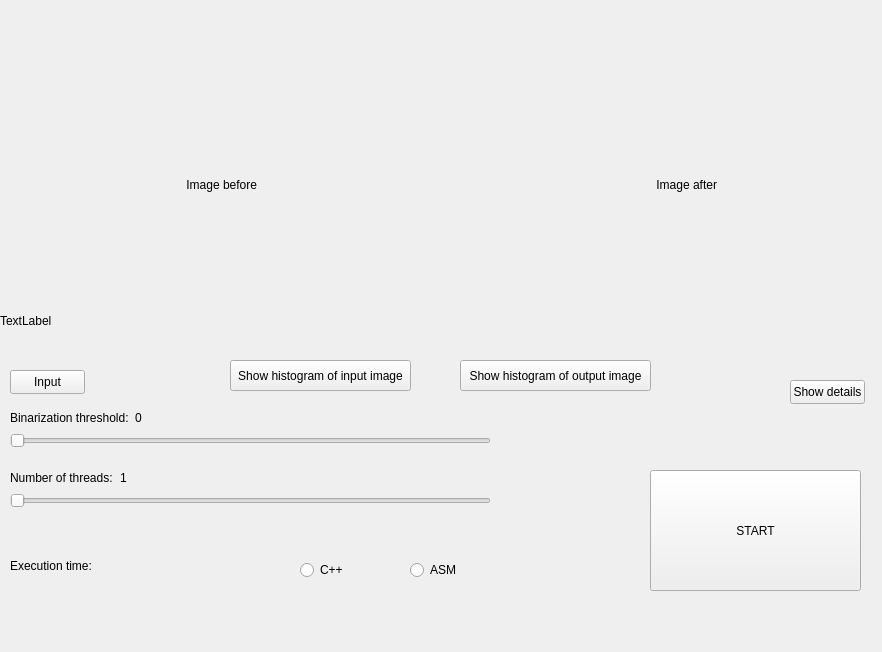
<?xml version="1.0" encoding="UTF-8"?>
<ui version="4.0">
 <class>BitmapBinarizationClass</class>
 <widget class="QMainWindow" name="BitmapBinarizationClass">
  <property name="geometry">
   <rect>
    <x>0</x>
    <y>0</y>
    <width>882</width>
    <height>652</height>
   </rect>
  </property>
  <property name="windowTitle">
   <string>BitmapBinarization</string>
  </property>
  <widget class="QWidget" name="centralWidget">
   <widget class="QLabel" name="inputImage">
    <property name="geometry">
     <rect>
      <x>10</x>
      <y>10</y>
      <width>400</width>
      <height>350</height>
     </rect>
    </property>
    <property name="text">
     <string>                                                     Image before</string>
    </property>
   </widget>
   <widget class="QLabel" name="outputImage">
    <property name="geometry">
     <rect>
      <x>460</x>
      <y>10</y>
      <width>400</width>
      <height>350</height>
     </rect>
    </property>
    <property name="text">
     <string>                                                           Image after</string>
    </property>
   </widget>
   <widget class="QSlider" name="thresholdSlider">
    <property name="geometry">
     <rect>
      <x>10</x>
      <y>430</y>
      <width>481</width>
      <height>22</height>
     </rect>
    </property>
    <property name="maximum">
     <number>255</number>
    </property>
    <property name="orientation">
     <enum>Qt::Horizontal</enum>
    </property>
   </widget>
   <widget class="QSlider" name="threadsSlider">
    <property name="geometry">
     <rect>
      <x>10</x>
      <y>490</y>
      <width>481</width>
      <height>22</height>
     </rect>
    </property>
    <property name="minimum">
     <number>1</number>
    </property>
    <property name="maximum">
     <number>64</number>
    </property>
    <property name="orientation">
     <enum>Qt::Horizontal</enum>
    </property>
   </widget>
   <widget class="QPushButton" name="inputButton">
    <property name="geometry">
     <rect>
      <x>10</x>
      <y>370</y>
      <width>75</width>
      <height>24</height>
     </rect>
    </property>
    <property name="text">
     <string>Input</string>
    </property>
   </widget>
   <widget class="QLabel" name="label_3">
    <property name="geometry">
     <rect>
      <x>10</x>
      <y>530</y>
      <width>91</width>
      <height>71</height>
     </rect>
    </property>
    <property name="text">
     <string>Execution time:</string>
    </property>
   </widget>
   <widget class="QLabel" name="label_4">
    <property name="geometry">
     <rect>
      <x>10</x>
      <y>410</y>
      <width>121</width>
      <height>16</height>
     </rect>
    </property>
    <property name="text">
     <string>Binarization threshold:</string>
    </property>
   </widget>
   <widget class="QLabel" name="label_5">
    <property name="geometry">
     <rect>
      <x>10</x>
      <y>470</y>
      <width>111</width>
      <height>16</height>
     </rect>
    </property>
    <property name="text">
     <string>Number of threads:</string>
    </property>
   </widget>
   <widget class="QRadioButton" name="cppRadioButton">
    <property name="geometry">
     <rect>
      <x>300</x>
      <y>560</y>
      <width>89</width>
      <height>20</height>
     </rect>
    </property>
    <property name="text">
     <string>C++</string>
    </property>
   </widget>
   <widget class="QRadioButton" name="asmRadioButton">
    <property name="geometry">
     <rect>
      <x>410</x>
      <y>560</y>
      <width>89</width>
      <height>20</height>
     </rect>
    </property>
    <property name="text">
     <string>ASM</string>
    </property>
   </widget>
   <widget class="QPushButton" name="pushButton_3">
    <property name="geometry">
     <rect>
      <x>650</x>
      <y>470</y>
      <width>211</width>
      <height>121</height>
     </rect>
    </property>
    <property name="text">
     <string>START</string>
    </property>
   </widget>
   <widget class="QLabel" name="lbl_threshold">
    <property name="geometry">
     <rect>
      <x>135</x>
      <y>410</y>
      <width>49</width>
      <height>16</height>
     </rect>
    </property>
    <property name="text">
     <string>0</string>
    </property>
   </widget>
   <widget class="QLabel" name="lbl_threads">
    <property name="geometry">
     <rect>
      <x>120</x>
      <y>470</y>
      <width>49</width>
      <height>16</height>
     </rect>
    </property>
    <property name="text">
     <string>1</string>
    </property>
   </widget>
   <widget class="QLabel" name="lbl_exeTime">
    <property name="geometry">
     <rect>
      <x>100</x>
      <y>530</y>
      <width>91</width>
      <height>71</height>
     </rect>
    </property>
    <property name="text">
     <string/>
    </property>
   </widget>
   <widget class="QLabel" name="lbl_background">
    <property name="geometry">
     <rect>
      <x>0</x>
      <y>-10</y>
      <width>881</width>
      <height>661</height>
     </rect>
    </property>
    <property name="text">
     <string>TextLabel</string>
    </property>
   </widget>
   <widget class="QPushButton" name="pushButton_2">
    <property name="geometry">
     <rect>
      <x>790</x>
      <y>380</y>
      <width>75</width>
      <height>24</height>
     </rect>
    </property>
    <property name="text">
     <string>Show details</string>
    </property>
   </widget>
   <widget class="QPushButton" name="pushButton">
    <property name="geometry">
     <rect>
      <x>230</x>
      <y>360</y>
      <width>181</width>
      <height>31</height>
     </rect>
    </property>
    <property name="text">
     <string>Show histogram of input image</string>
    </property>
   </widget>
   <widget class="QPushButton" name="pushButton_4">
    <property name="geometry">
     <rect>
      <x>460</x>
      <y>360</y>
      <width>191</width>
      <height>31</height>
     </rect>
    </property>
    <property name="text">
     <string>Show histogram of output image</string>
    </property>
   </widget>
   <zorder>lbl_background</zorder>
   <zorder>inputImage</zorder>
   <zorder>outputImage</zorder>
   <zorder>thresholdSlider</zorder>
   <zorder>threadsSlider</zorder>
   <zorder>inputButton</zorder>
   <zorder>label_3</zorder>
   <zorder>label_4</zorder>
   <zorder>label_5</zorder>
   <zorder>cppRadioButton</zorder>
   <zorder>asmRadioButton</zorder>
   <zorder>pushButton_3</zorder>
   <zorder>lbl_threshold</zorder>
   <zorder>lbl_threads</zorder>
   <zorder>lbl_exeTime</zorder>
   <zorder>pushButton_2</zorder>
   <zorder>pushButton</zorder>
   <zorder>pushButton_4</zorder>
  </widget>
 </widget>
 <layoutdefault spacing="6" margin="11"/>
 <resources>
  <include location="BitmapBinarization.qrc"/>
 </resources>
 <connections>
  <connection>
   <sender>inputButton</sender>
   <signal>clicked()</signal>
   <receiver>BitmapBinarizationClass</receiver>
   <slot>inputButtonClicked()</slot>
   <hints>
    <hint type="sourcelabel">
     <x>67</x>
     <y>421</y>
    </hint>
    <hint type="destinationlabel">
     <x>197</x>
     <y>382</y>
    </hint>
   </hints>
  </connection>
  <connection>
   <sender>thresholdSlider</sender>
   <signal>valueChanged(int)</signal>
   <receiver>BitmapBinarizationClass</receiver>
   <slot>thresholdSliderValueChanged()</slot>
   <hints>
    <hint type="sourcelabel">
     <x>269</x>
     <y>467</y>
    </hint>
    <hint type="destinationlabel">
     <x>294</x>
     <y>440</y>
    </hint>
   </hints>
  </connection>
  <connection>
   <sender>threadsSlider</sender>
   <signal>valueChanged(int)</signal>
   <receiver>BitmapBinarizationClass</receiver>
   <slot>threadsSliderValueChanged()</slot>
   <hints>
    <hint type="sourcelabel">
     <x>370</x>
     <y>531</y>
    </hint>
    <hint type="destinationlabel">
     <x>504</x>
     <y>505</y>
    </hint>
   </hints>
  </connection>
  <connection>
   <sender>pushButton_3</sender>
   <signal>clicked()</signal>
   <receiver>BitmapBinarizationClass</receiver>
   <slot>startButtonClicked()</slot>
   <hints>
    <hint type="sourcelabel">
     <x>693</x>
     <y>581</y>
    </hint>
    <hint type="destinationlabel">
     <x>605</x>
     <y>594</y>
    </hint>
   </hints>
  </connection>
  <connection>
   <sender>pushButton_2</sender>
   <signal>clicked()</signal>
   <receiver>BitmapBinarizationClass</receiver>
   <slot>detailsButtonClicked()</slot>
   <hints>
    <hint type="sourcelabel">
     <x>804</x>
     <y>396</y>
    </hint>
    <hint type="destinationlabel">
     <x>909</x>
     <y>423</y>
    </hint>
   </hints>
  </connection>
  <connection>
   <sender>pushButton</sender>
   <signal>clicked()</signal>
   <receiver>BitmapBinarizationClass</receiver>
   <slot>histogramButtonClicked()</slot>
   <hints>
    <hint type="sourcelabel">
     <x>445</x>
     <y>381</y>
    </hint>
    <hint type="destinationlabel">
     <x>133</x>
     <y>651</y>
    </hint>
   </hints>
  </connection>
  <connection>
   <sender>pushButton_4</sender>
   <signal>clicked()</signal>
   <receiver>BitmapBinarizationClass</receiver>
   <slot>pieChartButtonClicked()</slot>
   <hints>
    <hint type="sourcelabel">
     <x>569</x>
     <y>377</y>
    </hint>
    <hint type="destinationlabel">
     <x>527</x>
     <y>662</y>
    </hint>
   </hints>
  </connection>
 </connections>
 <slots>
  <slot>inputButtonClicked()</slot>
  <slot>outputButtonClicked()</slot>
  <slot>thresholdSliderValueChanged()</slot>
  <slot>threadsSliderValueChanged()</slot>
  <slot>debugButtonClicked()</slot>
  <slot>startButtonClicked()</slot>
  <slot>detailsButtonClicked()</slot>
  <slot>histogramButtonClicked()</slot>
  <slot>pieChartButtonClicked()</slot>
 </slots>
</ui>
